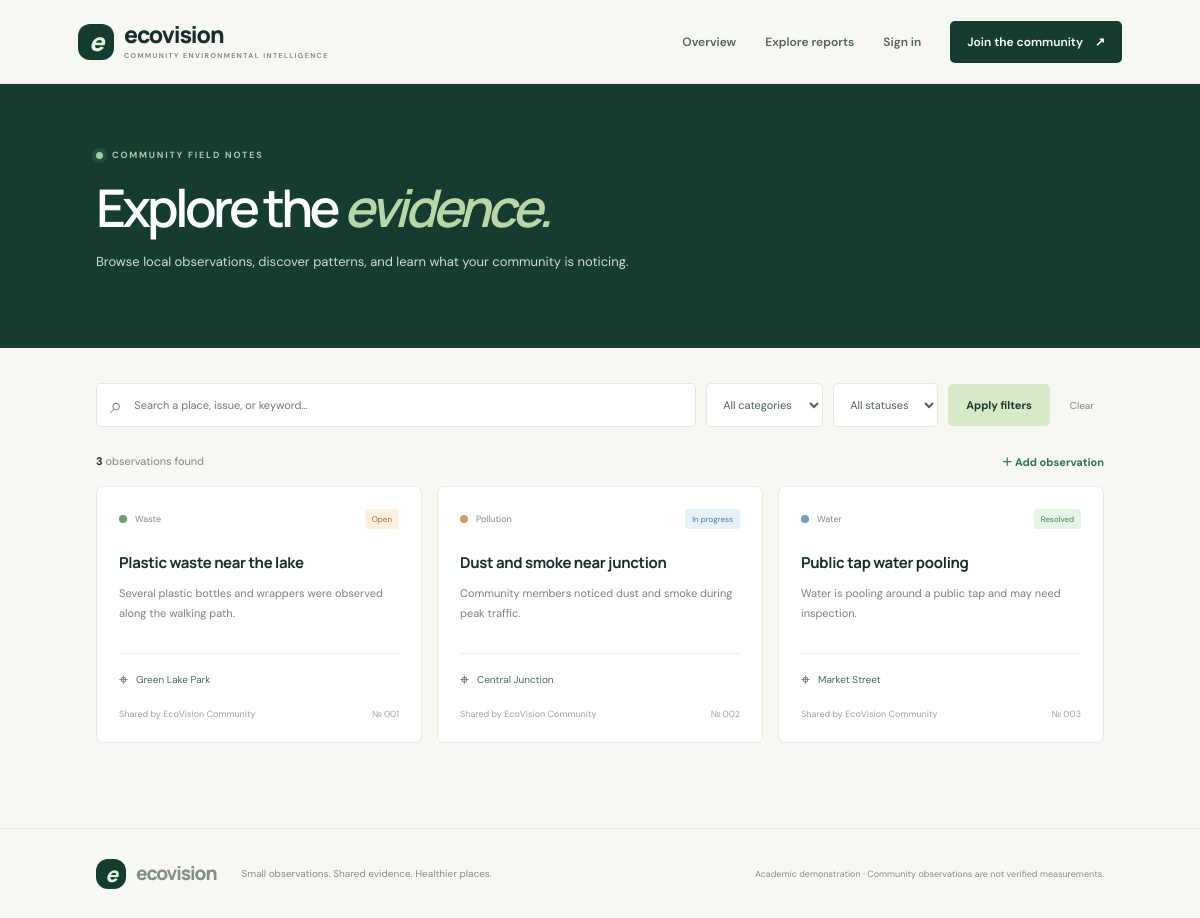
Page /reports on the committed database.
### tables this page shows
CREATE TABLE reports (
        id INTEGER PRIMARY KEY AUTOINCREMENT,
        user_id INTEGER NOT NULL,
        title TEXT NOT NULL,
        category TEXT NOT NULL,
        location TEXT NOT NULL,
        description TEXT NOT NULL,
        status TEXT NOT NULL DEFAULT 'Open',
        created_at TIMESTAMP DEFAULT CURRENT_TIMESTAMP,
        FOREIGN KEY(user_id) REFERENCES users(id)
    );

CREATE TABLE users (
        id INTEGER PRIMARY KEY AUTOINCREMENT,
        name TEXT NOT NULL,
        email TEXT NOT NULL UNIQUE,
        password_hash TEXT NOT NULL,
        created_at TIMESTAMP DEFAULT CURRENT_TIMESTAMP
    );

### app.py (the view)
@app.route("/reports")
def reports():
    q = request.args.get("q", "").strip()
    category = request.args.get("category", "")
    status = request.args.get("status", "")
    sql = """SELECT reports.*, users.name AS reporter FROM reports
             JOIN users ON users.id=reports.user_id WHERE 1=1"""
    args = []
    if q:
        sql += " AND (reports.title LIKE ? OR reports.location LIKE ? OR reports.description LIKE ?)"
        args.extend([f"%{q}%"] * 3)
    if category in ("Pollution", "Waste", "Water", "Green spaces", "Wildlife"):
        sql += " AND reports.category=?"; args.append(category)
    if status in ("Open", "In progress", "Resolved"):
        sql += " AND reports.status=?"; args.append(status)
    sql += " ORDER BY reports.created_at DESC"
    db = get_db()
    items = db.execute(sql, args).fetchall()
    db.close()
    return render_template("reports.html", reports=items, q=q, category=category, status=status)

### database.py (called while the page is built)
def get_db():
    connection = sqlite3.connect(DB_PATH)
    connection.row_factory = sqlite3.Row
    return connection

### templates/reports.html (shortened to what this page needs)
{% extends "base.html" %}
{% block content %}
<section class="page-hero"><div class="eyebrow"><span class="pulse"></span> COMMUNITY FIELD NOTES</div><h1>Explore the <span>evidence.</span></h1><p>Browse local observations, discover patterns, and learn what your community is noticing.</p></section>
<section class="section listing-section">
<form class="filter-bar" method="get"><div class="search-box"><span>⌕</span><input name="q" value="{{ q }}" placeholder="Search a place, issue, or keyword…"></div><select name="category"><option value="">All categories</option></select><select name="status"><option value="">All statuses</option></select><button class="button button-primary" type="submit">Apply filters</button><a class="clear-link" href="{{ url_for('reports') }}">Clear</a></form>
<div class="listing-meta"><span><strong>{{ reports|length }}</strong> observation{% if reports|length != 1 %}s{% endif %} found</span><a class="text-link" href="{{ url_for('new_report') }}">＋ Add observation</a></div>
<div class="report-grid listing-grid">{% for report in reports %}<article class="report-card"><div class="report-card-top"><span class="category-dot {{ report.category|lower|replace(' ','-') }}"></span><span>{{ report.category }}</span><span class="status status-{{ report.status|lower|replace(' ','-') }}">{{ report.status }}</span></div><h3>{{ report.title }}</h3><p>{{ report.description }}</p><div class="report-location"><span>⌖</span>{{ report.location }}</div><div class="report-card-foot"><span>Shared by {{ report.reporter }}</span><span>№ {{ "%03d"|format(report.id) }}</span></div>{% if session.get('user_id') == report.user_id and report.status != 'Resolved' %}<form method="post" action="{{ url_for('resolve_report', report_id=report.id) }}"><button class="resolve-button">✓ Mark as resolved</button></form>{% endif %}</article>{% else %}<div class="empty-state"><span>⌕</span><h3>No matching observations</h3><p>Try another keyword or remove a filter.</p></div>{% endfor %}</div>
</section>
{% endblock %}

### static/css/style.css (style rules this page uses)
:root { --ink:#172d27;--forest:#143c31;--green:#2d7257;--mint:#dcebe0;--paper:#f8f8f3;--white:#fff;--muted:#75817a;--line:#e3e8e0;--orange:#d18b54;--font:'DM Sans',sans-serif;--display:'Manrope',sans-serif }
* { box-sizing:border-box }
html { scroll-behavior:smooth }
body { margin:0;background:var(--paper);color:var(--ink);font-family:var(--font);font-size:14px }
a { color:inherit;text-decoration:none }
button,input,select,textarea { font:inherit }
.eyebrow { font-size:9px;letter-spacing:1.8px;font-weight:700;color:#a9c8b0;display:flex;align-items:center;gap:9px }
.pulse { width:7px;height:7px;background:#9bd4a4;border-radius:50%;box-shadow:0 0 0 4px #9bd4a41c }
.hero h1,.page-hero h1,.form-intro h1 { font:600 clamp(42px,5.3vw,69px)/1.09 var(--display);letter-spacing:-3.7px;margin:28px 0 21px }
.hero h1 span,.page-hero h1 span,.form-intro h1 span { color:#b9d6a7;font-style:italic }
.button { display:inline-flex;align-items:center;justify-content:center;gap:16px;border:0;border-radius:5px;padding:14px 18px;font-size:11px;font-weight:700;cursor:pointer;transition:transform .2s,background .2s }
.button-primary { background:#d8e9c8;color:#183b2d }
.section { padding:85px 8% }
.text-link { font-size:11px;font-weight:700;color:var(--green);white-space:nowrap }
.report-grid { display:grid;grid-template-columns:repeat(3,1fr);gap:15px }
.report-card { background:#fff;border:1px solid #e7ebe4;border-radius:7px;padding:22px;min-width:0;transition:transform .2s,box-shadow .2s }
.report-card-top { display:flex;align-items:center;gap:8px;color:#7d887e;font-size:9px }
.category-dot { width:8px;height:8px;border-radius:50%;background:#6c9b72 }
.category-dot.pollution { background:#d59b63 }
.category-dot.waste { background:#6d9d75 }
.category-dot.water { background:#6f9fc2 }
.status { margin-left:auto;border-radius:3px;padding:5px 7px;font-size:8px;background:#f1f3ef;color:#69796b }
.status-open { background:#fff1df;color:#a66a2f }
.status-in-progress { background:#e8f1f7;color:#477da1 }
.status-resolved { background:#e6f3e8;color:#438052 }
.report-card h3 { font:700 15px var(--display);letter-spacing:-.3px;margin:23px 0 10px }
.report-card>p { font-size:11px;color:#78847a;line-height:1.8;min-height:58px }
.report-location { border-top:1px solid #edf0ea;padding-top:15px;display:flex;gap:8px;align-items:center;color:#4b6856;font-size:10px }
.report-location span { font-size:16px }
.report-card-foot { display:flex;justify-content:space-between;color:#9aa39b;font-size:9px;margin-top:18px }
.page-hero { background:var(--forest);color:white;padding:65px 8% 62px }
.page-hero h1 { font-size:52px;margin:19px 0 13px }
.page-hero p { color:#d0ddd4;max-width:570px;line-height:1.8;font-size:13px }
.listing-section { padding-top:35px }
.filter-bar { display:flex;gap:10px;align-items:center;flex-wrap:wrap }
.search-box { display:flex;align-items:center;gap:10px;background:white;border:1px solid var(--line);padding:0 13px;flex:1;min-width:210px;height:44px;border-radius:5px }
.search-box span { font-size:22px;color:#76917e }
.search-box input { border:0;outline:0;width:100%;background:transparent;font-size:11px }
.filter-bar select,.form-row select { height:44px;border:1px solid var(--line);border-radius:5px;background:white;padding:0 12px;color:#4d6254;font-size:11px }
.clear-link { font-size:10px;color:#77877a;padding:10px }
.listing-meta { display:flex;justify-content:space-between;align-items:center;margin:26px 0 17px;color:#7b897d;font-size:11px }
.listing-meta strong { color:var(--ink) }
.listing-grid { grid-template-columns:repeat(3,1fr) }

### rows in the picture
reports: category "Waste", status "Open", title "Plastic waste near the lake", description "Several plastic bottles and wrappers were observed along the walking path.", location "Green Lake Park", reporter "EcoVision Community", id "001"
reports: category "Pollution", status "In progress", title "Dust and smoke near junction", description "Community members noticed dust and smoke during peak traffic.", location "Central Junction", reporter "EcoVision Community", id "002"
reports: category "Water", status "Resolved", title "Public tap water pooling", description "Water is pooling around a public tap and may need inspection.", location "Market Street", reporter "EcoVision Community", id "003"

### other values in the picture
{{ reports|length }} "3"
